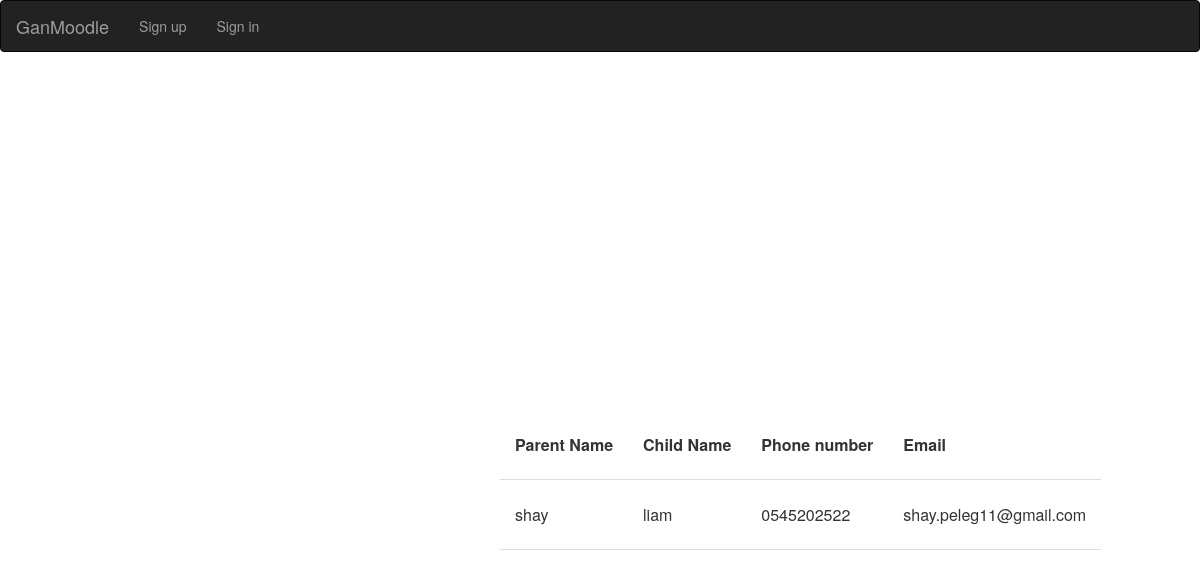
Page /users/contact/ on the committed database.
### users/models.py (models this page shows, shortened)
class contact_model(models.Model):
    parent_name = models.CharField(max_length=100,blank=False)
    child_name = models.CharField(max_length=100,blank=False)
    phone_number = models.CharField(max_length=10,blank=True,null=True)
    email = models.EmailField()

### users/views.py (the view)
# urls.py: path('contact/',views.contact_info_view, name='contact'),
def contact_info_view(request):
        data = contact_model.objects.all()
        if request.method == 'POST':
            form = contactForm(request.POST)
            if form.is_valid():
                form.save()
                return redirect('contact')
        else :
            form=contactForm(request.POST)
        return render(request,'contact.html',{'form':form,'data':data})

### templates/contact.html (shortened to what this page needs)
{% load widget_tweaks %}
<link rel="stylesheet" href="https://maxcdn.bootstrapcdn.com/bootstrap/3.3.7/css/bootstrap.min.css">
<nav class="navbar navbar-inverse">
  <div class="container-fluid">
<div class="navbar-header">
  <a class="navbar-brand" href="{% url 'homepage' %}">GanMoodle</a>
</div>
<div class="collapse navbar-collapse" id="bs-example-navbar-collapse-1">
  <ul class="nav navbar-nav">
    {% if user.is_authenticated %}
      <li class="nav-item">
        <a class="nav-link" href="{% url 'logout' %}">Logout</a>
      </li>
      <li class="nav-item">
        <a class="btn btn-outline-primary" href="{% url 'profile' %}">{{user.username|title}}</a>
      </li>
       {% if user.is_manager %}
      <li class="nav-item">
        <a class="btn btn-outline-primary" href="{% url 'activity_list' %}">Activities</a>
      </li>
      {% endif %}
    {% else %}
    <li><a href="{% url 'register' %}">Sign up </a></li>
    <li ><a  href="{% url 'login' %}">Sign in</a></li>
    {% endif %}
  </ul>
  </div>
</div>
</nav>
<div class="flex_c">
              <table>
                <tr>
                  <th>Parent Name</th>
                  <th>Child Name</th>
                  <th>Phone number</th>
                  <th>Email</th>
                </tr>
                {% for contact in data %}
                <tr>
                  <td>{{ contact.parent_name }}</td>
                  <td>{{ contact.child_name }}</td>
                  <td>{{ contact.phone_number }}</td>
                  <td>{{ contact.email }}</td>
                </tr>
                {% endfor %}
              </table>
      </div>

### templates/contact.html (style rules this page uses)
table,th,tr,td { text-align: center; }
th,td { height: 70px; padding: 15px; text-align: left; border-bottom: 1px solid #ddd; }
table { position:absolute; bottom: 250px; left:500; }
.flex_c { display:flex; }

### rows in the picture
contact_model: parent_name "shay", child_name "liam", phone_number "0545202522", email "shay.peleg11@gmail.com"
